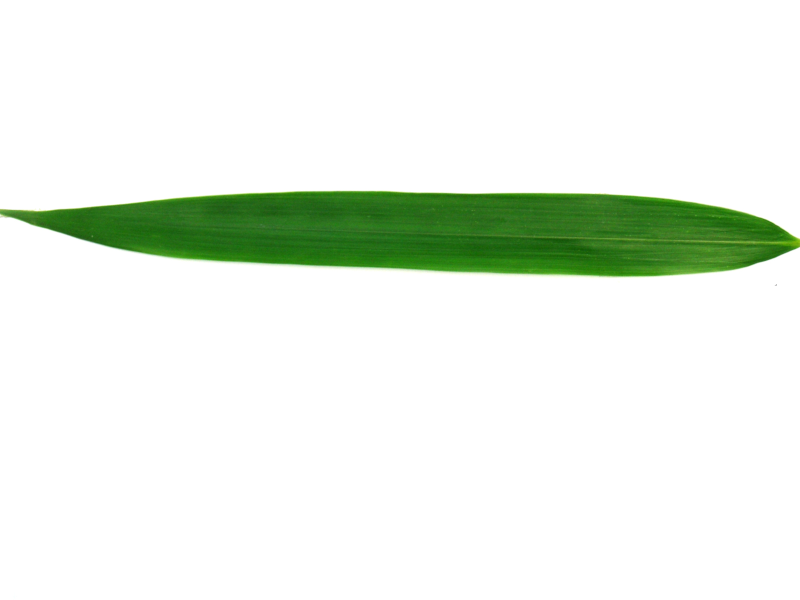
//> input picture LeavesSelection/1001.jpg, 1600 x 1200 px (shown at 1/2 size)
$ ./leafDescriptor3   (built with g++ and OpenCV 4)
//> lines starting //> are read from the running program, lines starting //| are printed output that depends on the picture; after the words box and inside, x2 and y2 are one past the last pixel; in counts of white or black regions, pixels touching at a corner belong together
#include <cv.h>
#include <highgui.h>
#include <opencv2/opencv.hpp>
//#include <opencv2/tracking.hpp>
#include <iostream>
#include <vector>
#include <math.h>

#define PI 3.14159265

using namespace cv;
using namespace std;

double getTemplate1(Mat& img,Point p){
    double mediaR1 = 0,mediaR2 = 0;
         mediaR1 = (img.at<double>(p.x+7,p.y+1)-img.at<double>(p.x+7,p.y)-(img.at<double>(p.x-1,p.y+1)-
         img.at<double>(p.x-1,p.y)))/8;

         mediaR2 = (img.at<double>(p.x+7,p.y)-img.at<double>(p.x+7,p.y-1)-(img.at<double>(p.x-1,p.y)-
         img.at<double>(p.x-1,p.y-1)))/8;
    return mediaR1 - mediaR2;

}

double getTemplate2(Mat& img,Point p){
    double mediaR1 = 0,mediaR2 = 0;
         mediaR1 = (img.at<double>(p.x,p.y+7)-img.at<double>(p.x-1,p.y+7)-(img.at<double>(p.x,p.y-1)-
         img.at<double>(p.x-1,p.y-1)))/8;

         mediaR2 = (img.at<double>(p.x+1,p.y+7)-img.at<double>(p.x,p.y+7)-(img.at<double>(p.x+1,p.y-1)-
         img.at<double>(p.x,p.y-1)))/8;
    return mediaR1 - mediaR2;
}

double getTemplate3(Mat& img,Point p){
    double mediaR1 = 0,mediaR2 = 0;
       /*   mediaR1 = (img.at<double>(p.x+2,p.y+2)-img.at<double>(p.x+1,p.y+3)-img.at<double>(p.x-1,p.y-1)+
         img.at<double>(p.x-2,p.y))/8; // Branco

         mediaR2 = (img.at<double>(p.x+3,p.y+1)-img.at<double>(p.x+2,p.y+2)-img.at<double>(p.x,p.y-2)+
         img.at<double>(p.x-1,p.y-1))/8; // Preto */

         mediaR1 = (img.at<double>(p.x+4,p.y+4)-img.at<double>(p.x+3,p.y+5)-img.at<double>(p.x-1,p.y-1)+
         img.at<double>(p.x-2,p.y))/12; // Branco

         mediaR2 = (img.at<double>(p.x+5,p.y+3)-img.at<double>(p.x+4,p.y+4)-img.at<double>(p.x,p.y-2)+
         img.at<double>(p.x-1,p.y-1))/12; // Preto

    return mediaR1 - mediaR2;
}

double getTemplate4(Mat& img,Point p){
    double mediaR1 = 0,mediaR2 = 0;
            /* mediaR1 = (img.at<double>(p.x+2,p.y)-img.at<double>(p.x+1,p.y-1)-img.at<double>(p.x-1,p.y+3)+
            img.at<double>(p.x-2,p.y+2))/8; // Branco

            mediaR2 = (img.at<double>(p.x+4,p.y)-img.at<double>(p.x+3,p.y-1)-img.at<double>(p.x+1,p.y+3)+
            img.at<double>(p.x,p.y+2))/8; // Preto */

            mediaR1 = (img.at<double>(p.x+4,p.y-2)-img.at<double>(p.x+3,p.y-3)-img.at<double>(p.x-1,p.y+3)+
            img.at<double>(p.x-2,p.y+2))/12; // Branco

            mediaR2 = (img.at<double>(p.x+6,p.y-2)-img.at<double>(p.x+5,p.y-3)-img.at<double>(p.x+1,p.y+3)+
            img.at<double>(p.x,p.y+2))/12; // Preto

    return mediaR1 - mediaR2;
}

int main(int argc, char** argv)
{
//vector<Point> dir1, dir2, dir3, dir4;
vector< vector<Point> > vec1, vec2, vec3, vec4;
vector <vector<double>> dist1, dist2, dist3, dist4;
clock_t t1,t2,t3,t4;
t1=clock();
 // Read the image file
 Mat image = imread("./Leaves/1001.jpg");
//> image is the input picture: 1200 rows x 1600 cols, CV_8UC3; mean B, G, R 230.8, 240.6, 233.1
 //Mat image = imread("./Leaves/1002.jpg");
 //Mat image = imread("./Leaves/1060.jpg");

 resize(image,image,Size(),0.45,0.45,CV_INTER_AREA);
//> image: 540 rows x 720 cols, CV_8UC3

 Mat hsv_image;
 cvtColor( image, hsv_image, CV_BGR2HSV );
//> hsv_image: 540 rows x 720 cols, CV_8UC3; mean H, S, V 6, 21.1, 240.6

 //imwrite("hsv.png",hsv_image);

 t2 = clock();
 float diff = ((float)t2-(float)t1);
 float seconds = diff / CLOCKS_PER_SEC;
 cout << seconds<<"\n";

 Mat out (hsv_image.size(),CV_8UC1);
 Mat edge;
 vector<Mat> channels;
 split(hsv_image,channels);
 Mat h = channels[0];
 Mat v = channels[2];


 for(int i = 0; i < hsv_image.rows; i++){
     for(int j = 0; j < hsv_image.cols; j++){
         out.at<uchar>(i,j) = (((h.at<uchar>(i,j)+90)%360)/360+1-v.at<uchar>(i,j))/2;
     }
 }
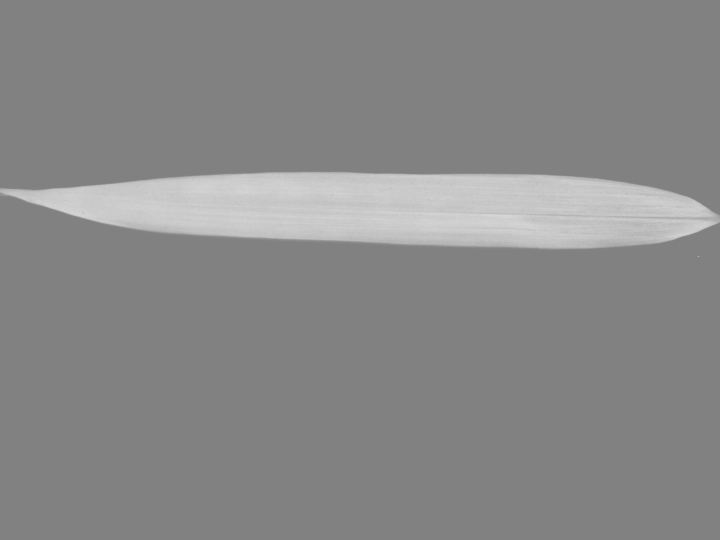
//> out: 540 rows x 720 cols, CV_8UC1; min 129, max 215, mean 136.2

 imwrite("hsv2.png",hsv_image);
    t3 = clock();
 float diff2 = ((float)t3-(float)t2);
 float seconds2 = diff2 / CLOCKS_PER_SEC;
 cout << seconds2<<"\n";

 //resize(out,out,Size(),0.45,0.45,CV_INTER_LINEAR);

 Canny( out, edge, 20, 40, 3);
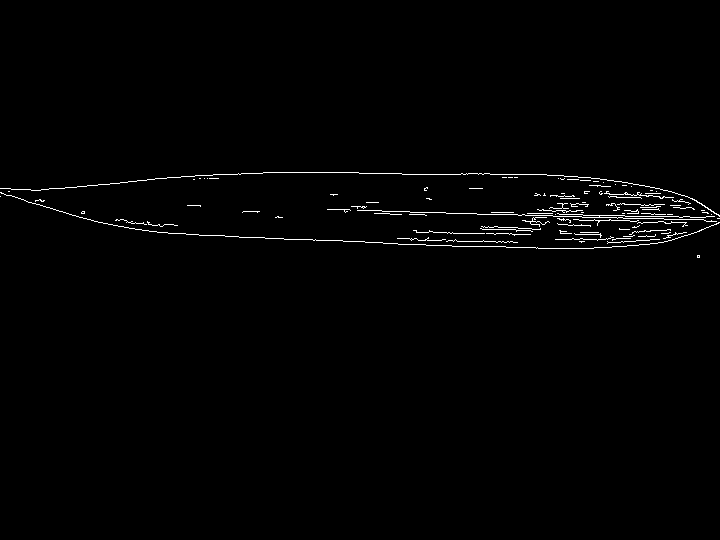
//> edge: 540 rows x 720 cols, CV_8UC1; 1% white in thin lines or dots, all inside (x1, y1, x2, y2) = (0, 172, 720, 258)


//imwrite("canny.png",edge);

 int esq=edge.cols, dir=0, cima=edge.rows, baixo=0; // primeiro pixel diferente de 255.
 for (int l=0; l<edge.rows; l++)
    for (int c=0; c<edge.cols; c++) {
        if ((int)edge.at<uchar>(l,c)==255) {
        if (c<esq) esq=c;
        if (dir<c) dir=c;
        if (l<cima) cima=l;
        if (baixo<l) baixo=l;
        }
 }
//> after the loop, esq = 0; dir = 719; cima = 172; baixo = 257

 Mat roi(edge, Rect(esq,cima,dir-esq+1,baixo-cima+1));
//> roi: 86 rows x 720 cols, CV_8UC1; 6.5% white in thin lines or dots

 Mat roiborda(out, Rect(esq,cima,dir-esq+1,baixo-cima+1));

 Mat edgeB;

 Canny( roiborda, edgeB, 100, 200, 3);
//> edgeB: 86 rows x 720 cols, CV_8UC1; 2.3% white in thin lines or dots, all inside (x1, y1, x2, y2) = (0, 1, 720, 77)


 for(int i = 0; i < roi.rows;i++){
      for(int j = 0; j < roi.cols; j++){
          if((int)edgeB.at<uchar>(i,j)== 255){
            roi.at<uchar>(i,j) = 0;
          }
      }
  }
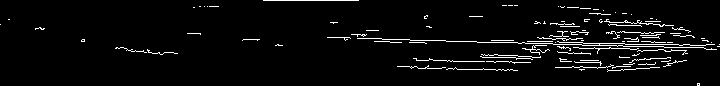
//> roi: 86 rows x 720 cols, CV_8UC1; 4.3% white in thin lines or dots
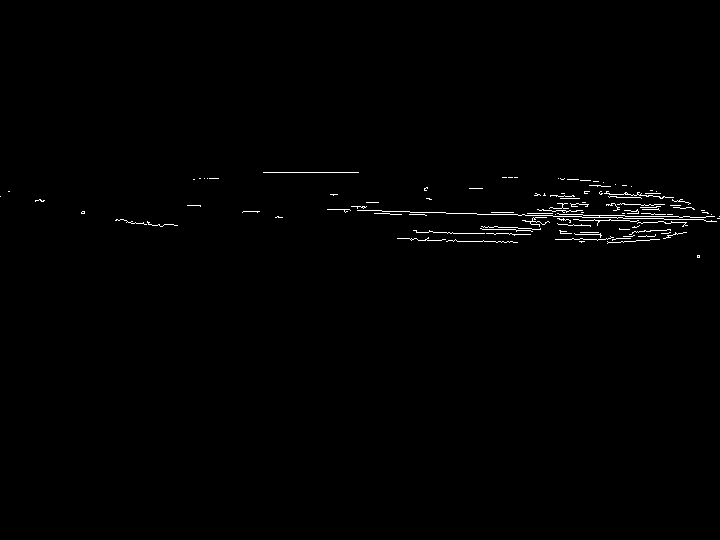
//> edge: 540 rows x 720 cols, CV_8UC1; 0.68% white in thin lines or dots, all inside (x1, y1, x2, y2) = (0, 172, 720, 258)


 // [11 lines of commented-out code are left out]

 Mat saida(roi.size(),CV_8UC1);
    double mediaR1 = 0,mediaR2 = 0, dist = 0;
    int contP1 = 0, contP2 = 0, contP3 = 0, contP4 = 0;
 bool sem = false;

 Mat imgIntegral, imgInt2,imgInt45;
    integral(roi,imgIntegral,imgInt2,imgInt45,CV_64F);
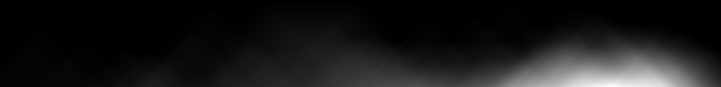
//> imgInt45: 87 rows x 721 cols, CV_64FC1; min 0, max 236130, mean 22936.1; drawn with min black and max white

 // se não encontrou em uma parte da imagem não há motivos para buscar no todo
int contV = 0, contE = 0;
bool sem1 = false;

 /* for(int i = 1; i < roi.rows - 6; i++){
     sem = false;
     for(int j = 1; j < roi.cols - 2; j++){  */
     for(int j = 1; j < roi.cols - 2; j++){
         for(int i = 1; i < roi.rows - 6; i++){
       if((int)roi.at<uchar>(i+1,j+1) == 0 && (int)roi.at<uchar>(i+2,j+1) == 0){
           continue;
       }
         if ((getTemplate1(imgIntegral,Point(i,j))) > 200){
             /* cout << "P0 "<<roi.at<int>(i,j+1)<<"\n";
             cout <<"P1 "<< roi.at<int>(i-1,j)<<"\n";
             cout <<"P2 "<< roi.at<int>(i,j)<<"\n"; */
             if(vec1.size()==0){
                    vec1.push_back(vector<Point>());
                    vec1[vec1.size()-1].push_back(Point(i,j+1));
             }else{
                 //Point aux = vec1[vec1.size()-1].back();
                 for(int k = vec1.size() - 1; k >=0; k--){
                 // [23 lines of commented-out code are left out]
                Point aux = vec1[k].back();

                int x1 = 0 , y1 = 0, x2 = 0, y2 = 0;
                 x1 = 0;
                 y1 = aux.x -7;
                 x2 = j - 1 - (aux.y - 1);
                 y2 = i - 7;
                 double ang = 0;
                 ang = acos(((x1*x2)+(y1*y2))/(sqrt((pow(x1,2)+pow(y1,2)))*sqrt(pow(x2,2)+pow(y2,2))));
                 dist = sqrt(pow(x2 - x1,2)+pow(y2 - y1,2));
                 if((ang*180/PI)>0 && (ang*180/PI) < 10 && dist < 20){
                     sem1 = true;
                     vec1[k].push_back(Point(i,j+1));
                     break;
                 }
                 }
                 if(sem1 == false){
                     contV++;
                     vec1.push_back(vector<Point>());
                     vec1[vec1.size()-1].push_back(Point(i,j+1));
                 }

             }
           // cout << mediaR1 - mediaR2 <<"\n";
           // dir1.push_back(Point(i,j));
        saida.at<uchar>(i,j) = 255;
        contP1++;
        i += 6;

             //sem = true;
         }
        // [8 lines of commented-out code are left out]
     }
 }
//> saida: 86 rows x 720 cols, CV_8UC1; every value is 0
//> after the loop, vec1 = 0 contours; dist = 0; sem1 = false; contV = 0; contP1 = 0
 contV = 0;
 sem1 = false;

 for(int i = 1; i < roi.rows - 2; i++){
     sem = false;
     for(int j = 1; j < roi.cols - 6; j++){
         if((int)roi.at<uchar>(i+1,j+1) == 0 && (int)roi.at<uchar>(i+1,j+2) == 0){
           continue;
       }
         if ((getTemplate2(imgIntegral,Point(i,j))) > 200){
           // cout << mediaR1 - mediaR2 <<"\n";
           // dir2.push_back(Point(i,j));
           if(vec2.size()==0){
                 vec2.push_back(vector<Point>());
                 vec2[contV].push_back(Point(i,j+5));
             }else{
                 for(int k = vec2.size()-1; k >= 0; k--){
                 sem1 = false;
                 Point aux = vec2[k].back();
                 int x1 = 0 , y1 = 0, x2 = 0, y2 = 0;
                 // [4 lines of commented-out code are left out]

                 x1 = 0;
                 y1 = aux.x -7;
                 x2 = j - 1 - (aux.y - 1);
                 y2 = i - 7;
                 double ang = 0;
                 // [5 lines of commented-out code are left out]
                 dist = sqrt(pow(x2 - x1,2)+pow(y2 - y1,2));
                 ang = acos(((x1*x2)+(y1*y2))/(sqrt((pow(x1,2)+pow(y1,2)))*sqrt(pow(x2,2)+pow(y2,2))));
                 // [7 lines of commented-out code are left out]
                 if((ang*180/PI)>0 && (ang*180/PI) < 10 && dist < 20){
                     sem1 = true;
                     vec2[k].push_back(Point(i,j+5));
                     break;
                 }
                 }
                 if(sem1 == false){
                     contV++;
                     vec2.push_back(vector<Point>());
                     vec2[vec2.size()-1].push_back(Point(i,j+5));
                 }
         }
    saida.at<uchar>(i,j) = 255;
    contP2++;
    j += 6;
     }
 }
 }
//> this loop made 83 passes
//> (sem1, dist, contV, contP2) on passes 1 to 8: (false, 0, 0, 0), (false, 0, 0, 0), (false, 0, 0, 0), (false, 0, 0, 0), (false, 0, 0, 0), (false, 0, 0, 0), (false, 0, 0, 0), (false, 0, 0, 0)
//> saida: 86 rows x 720 cols, CV_8UC1; 0.1% white in thin lines or dots, all inside (x1, y1, x2, y2) = (342, 22, 698, 69)

 contV = 0;
 sem1 = false;
 double mediaR3 = 0;
 double d3 = 0;

/*  for(int i = 2; i < roi.rows - 4; i++){
     sem = false;
     for(int j = 2; j < roi.cols - 4; j++){
 */
 int sent = 0, aux = 2;
  for(int j = roi.cols - 4; j >= 2; j--){
      sent = j;
      if(j==2 && aux < roi.rows - 4){
          j++;
          aux++;
      }
      for(int i = aux; (i < roi.rows - 4) && (sent <= roi.cols -4); i++){
       /*  if(roi.at<int>(i+1,j+1) == 0 && roi.at<int>(i+2,j+2) == 0 && roi.at<int>(i+3,j+3) == 0){
           continue;
       } */

         if ((getTemplate3(imgInt45,Point(i,sent))) > 90){
           // cout << mediaR1 - mediaR2 <<"\n";
            // dir3.push_back(Point(i,j));
             saida.at<uchar>(i,sent) = 255;
             contP3++;
             if(vec3.size()==0){
                vec3.push_back(vector<Point>());
                vec3[contV].push_back(Point(i+4,sent+4));
             }else{
                 for(int k = vec3.size()-1; k >= 0; k--){
                 sem1 = false;
                 Point aux = vec3[k].back();
                 int x1 = 0 , y1 = 0, x2 = 0, y2 = 0, descX = 0, descY=0;
                 descX = aux.y - 4;
                 descY = aux.x - 4;
                 x1 = aux.y - descX;
                 y1 = aux.x - descY;
                 x2 = sent - descX;
                 y2 = i - descY;
                 double ang = 0;
           // [4 lines of commented-out code are left out]
                 dist = sqrt(pow(x2 - x1,2)+pow(y2 - y1,2));
                 ang = acos(((x1*x2)+(y1*y2))/(sqrt((pow(x1,2)+pow(y1,2)))*sqrt(pow(x2,2)+pow(y2,2))));
                if((ang*180/PI)>-10 && (ang*180/PI) < 10 && dist < 20){
                //if(dist <= 6){
                     sem1 = true;
                     vec3[k].push_back(Point(i+4,sent+4));
                     break;
                 }
                // [6 lines of commented-out code are left out]
                 }
                 if(sem1 == false){
                     contV++;
                     vec3.push_back(vector<Point>());
                     vec3[contV].push_back(Point(i+4,sent+4));
                 }
             }
             i +=4;
             sent +=4;
         }
         sent++;
     }
 }
//> saida: 86 rows x 720 cols, CV_8UC1; 0.16% white in thin lines or dots, all inside (x1, y1, x2, y2) = (39, 22, 717, 82)
/* for(int i = 2; i < roi.rows - 4; i++){
     sem = false;
     for(int j = 2; j < roi.cols - 4; j++){
 */
 aux = 2;
 for(int j = 2; j < roi.cols - 4; j++){
     sem = false;
     sent = j;
      if((j== roi.cols -5) && (aux < roi.rows - 4)){
          j--;
          aux++;
      }
     for(int i = aux; (i < roi.rows - 4) && (sent >= 2); i++){
       /*  if(roi.at<int>(i+1,j+1) == 0 && roi.at<int>(i,j) == 0 && roi.at<int>(i-1,j-1) == 0){
           continue;
       }
 */
   if ((getTemplate4(imgInt45,Point(i,sent))) > 90){
           // cout << mediaR1 - mediaR2 <<"\n";
            // dir4.push_back(Point(i,j));
            if(vec4.size()==0){
                vec4.push_back(vector<Point>());
                vec4[0].push_back(Point(i+2,sent));
             }else{
                 for(int k = vec4.size() - 1; k >=0; k--){
                 sem1 = false;
                 Point aux = vec4[k].back();
                 int x1 = 0 , y1 = 0, x2 = 0, y2 = 0, descX = 0, descY = 0;
                 descX = aux.y + 4;
                 descY = aux.x - 4;
                 x1 = aux.y - descX;
                 y1 = aux.x - descY;
                 x2 = sent - descX;
                 y2 = i - descY+2;
                 double ang = 0;
// [4 lines of commented-out code are left out]
                 dist = sqrt(pow(x2 - x1,2)+pow(y2 - y1,2));
                 ang = acos(((x1*x2)+(y1*y2))/(sqrt((pow(x1,2)+pow(y1,2)))*sqrt(pow(x2,2)+pow(y2,2))));
                if((ang*180/PI)>0 && (ang*180/PI) < 10 && dist < 20){
                     sem1 = true;
                     vec4[k].push_back(Point(i+2,sent));
                     break;
                 }
                 // [6 lines of commented-out code are left out]
                 }
                 if(sem1 == false){
                    // contV++;
                     vec4.push_back(vector<Point>());
                     vec4[vec4.size()-1].push_back(Point(i+2,sent));
                 }
             }
             i += 4;
             sent -=4;
             saida.at<uchar>(i,sent) = 255;
             contP4++;
             //sem = true;
         }
         sent--;
     }
}
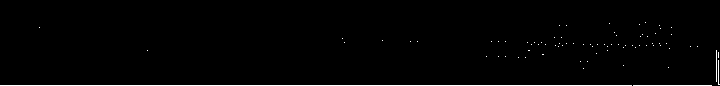
//> saida: 86 rows x 720 cols, CV_8UC1; 1.4% white in thin lines or dots, all inside (x1, y1, x2, y2) = (0, 22, 720, 86)

 Mat saida1(roi.rows,roi.cols,CV_8UC1);
double distance = 0;

 for(int i = 0; i < vec1.size();i++){
     if(vec1[i].size()>1){
     Point inicio = vec1[i].front();
     Point fim = vec1[i].back();
     line(saida1,Point(inicio.y,inicio.x),Point(fim.y,fim.x),255,1,8,0);
     }
 }
//> this loop made 0 passes
 for(int i = 0; i < vec2.size();i++){
     if(vec2[i].size()>1){
     Point inicio = vec2[i].front();
     Point fim = vec2[i].back();
    // line(saida1,inicio,fim,255,1,8,0);
    line(saida1,Point(inicio.y,inicio.x),Point(fim.y,fim.x),255,1,8,0);
     //cout<< "Inicio "<<inicio.x<<" "<<inicio.y<<" Fim "<< fim.x<<" "<<fim.y<<"\n";
     }
 }
//> this loop made 23 passes
//> saida1: 86 rows x 720 cols, CV_8UC1; 0.49% white in thin lines or dots, all inside (x1, y1, x2, y2) = (415, 24, 703, 69)
 for(int i = 0; i < vec3.size();i++){
     if(vec3[i].size()>1){
     Point inicio = vec3[i].front();
     Point fim = vec3[i].back();
     //line(saida1,inicio,fim,255,1,8,0);
     line(saida1,Point(inicio.y,inicio.x),Point(fim.y,fim.x),255,1,8,0);
     //cout<<"Vetor "<<i<<" inicio y "<<inicio.y<<" inicio x "<< inicio.x<<" fim y "<< fim.y<<" fim x "<< fim.x<<"\n";
     }
 }
//> this loop made 40 passes
 for(int i = 0; i < vec4.size();i++){
     if(vec4[i].size()>1){
     Point inicio = vec4[i].front();
     Point fim = vec4[i].back();
     //line(saida1,inicio,fim,255,1,8,0);
     line(saida1,Point(inicio.y,inicio.x),Point(fim.y,fim.x),255,1,8,0);
     //cout<<"Vetor "<<i<<" inicio y "<<inicio.y<<" inicio x "<< inicio.x<<" fim y "<< fim.y<<" fim x "<< fim.x<<"\n";
     }
 }
//> this loop made 9 passes
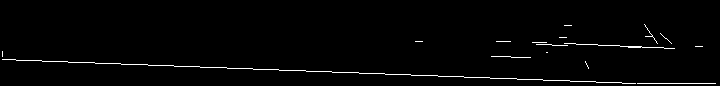
//> saida1: 86 rows x 720 cols, CV_8UC1; 1.7% white in thin lines or dots, all inside (x1, y1, x2, y2) = (2, 24, 716, 84)
 cout << "Padrao 1 "<< contP1<< " Padrão 2 "<< contP2 << " Padrao 3 "<< contP3 << " Padrao 4 "<< contP4<<"\n";
//| Padrao 1 0 Padrão 2 62 Padrao 3 40 Padrao 4 750
 cout << "Padrao 1 "<< vec1.size()<< " Padrão 2 "<< vec2.size() << " Padrao 3 "<< vec3.size() << " Padrao 4 "<< vec4.size()<<"\n";
//| Padrao 1 0 Padrão 2 23 Padrao 3 40 Padrao 4 9

 t4 = clock();
 float diff3 = ((float)t4-(float)t1);
 float seconds3 = diff3 / CLOCKS_PER_SEC;
 cout << seconds3<<"\n";

 //imwrite("saida0.png",saida1);
 //imwrite("saida.png",saida);

 //edge.convertTo(draw, CV_8UC1);

 String windowName = "Folha"; //Name of the window

 namedWindow(windowName,WINDOW_AUTOSIZE); // Create a window

 imshow(windowName, roi); // Show our image inside the created window.
 //imshow(windowName, saida);

 waitKey(0); // Wait for any keystroke in the window

 destroyWindow(windowName); //destroy the created window

 return 0;
}
